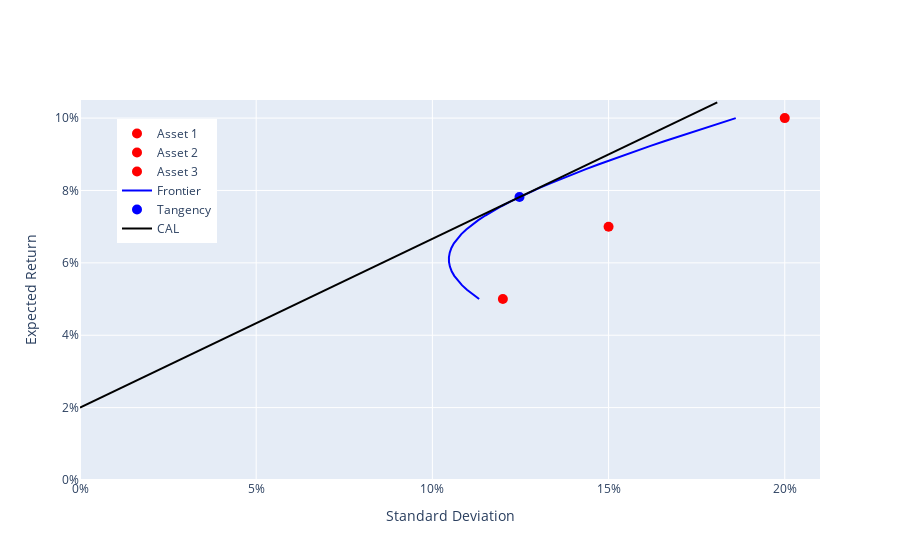

Write notebook code for a chart like this one.
### Code cell
##### Plot portfolios in expected return-stdev space
fig = go.Figure()  

# Plot assets
for i in np.arange(len(mns)):
    trace = go.Scatter(x=[sds[i]], y=[mns[i]], mode="markers", hovertemplate="Asset "+str(i+1),marker=dict(size=10, color="red"), name="Asset "+str(i+1)) 
    fig.add_trace(trace)

# Plot frontier
string = "<br>"
string += "Asset 1: %{customdata[0]:.1%}<br>"
string += "Asset 2: %{customdata[1]:.1%}<br>"
string += "Asset 3: %{customdata[2]:.1%}<br>"
string += "<extra></extra>"
trace0 = go.Scatter(x=sd_frontier, y=mn_frontier, mode="lines", customdata=wgts_frontier, hovertemplate=string, marker=dict(size=10, color="blue"), name="Frontier")       
fig.add_trace(trace0)

# Plot tangency
string = "<br>Tangency Portfolio:<br>"
string += "Asset 1: %{customdata[0]:.1%}<br>"
string += "Asset 2: %{customdata[1]:.1%}<br>"
string += "Asset 3: %{customdata[2]:.1%}<br>"
string += "<extra></extra>"
trace1 = go.Scatter(x=[sdTang], y=[mnTang], mode="markers", customdata=[wgts_tangency], hovertemplate=string, marker=dict(size=10, color="blue"), name="Tangency")   
fig.add_trace(trace1)

# Plot CAL
string = "<br>"
string += "Weight in Tangency: %{customdata:.1%}<br>"
string += "Weight in Risk-free:  %{text:.1%}<br>"
string += "<extra></extra>"
trace2 = go.Scatter(x=sd_cal, y=mn_cal, mode="lines", text = 1-wgt_cal,customdata=wgt_cal, hovertemplate=string, marker=dict(size=10, color="black"), name="CAL")       
fig.add_trace(trace2)

fig.layout.xaxis["title"] = "Standard Deviation"
fig.layout.yaxis["title"] = "Expected Return"
fig.update_xaxes(range=[0, 1.05 * sds.max()])
fig.update_yaxes(range=[0, 1.05 * mns.max()])
fig.update_yaxes(tickformat=".0%")
fig.update_xaxes(tickformat=".0%")
fig.update_layout(legend=dict(yanchor="top", y =0.95, xanchor="left", x=0.05))
fig.show()

### Figure 1 — Plotly figure (JSON) as saved in the notebook; plotly's stock layout.template omitted (floating-point values rounded to 4 significant figures)
{"data": [{"hovertemplate": "Asset 1", "marker": {"color": "red", "size": 10}, "mode": "markers", "name": "Asset 1", "type": "scatter", "x": [0.2], "y": [0.1]}, {"hovertemplate": "Asset 2", "marker": {"color": "red", "size": 10}, "mode": "markers", "name": "Asset 2", "type": "scatter", "x": [0.12], "y": [0.05]}, {"hovertemplate": "Asset 3", "marker": {"color": "red", "size": 10}, "mode": "markers", "name": "Asset 3", "type": "scatter", "x": [0.15], "y": [0.07]}, {"customdata": [[-0.1026, 0.8461, 0.2565], [-0.07919, 0.8171, 0.2621], [-0.05579, 0.7881, 0.2677], [-0.03238, 0.7591, 0.2733], [-0.008975, 0.7301, 0.2788], [0.01443, 0.7011, 0.2844], [0.03784, 0.6721, 0.29], [0.06124, 0.6431, 0.2956], [0.08465, 0.6142, 0.3012], [0.1081, 0.5852, 0.3068], [0.1315, 0.5562, 0.3124], [0.1549, 0.5272, 0.318], [0.1783, 0.4982, 0.3236], [0.2017, 0.4692, 0.3291], [0.2251, 0.4402, 0.3347], [0.2485, 0.4112, 0.3403], [0.2719, 0.3822, 0.3459], [0.2953, 0.3532, 0.3515], [0.3187, 0.3242, 0.3571], [0.3421, 0.2952, 0.3627], [0.3655, 0.2662, 0.3683], [0.3889, 0.2372, 0.3738], [0.4123, 0.2082, 0.3794], [0.4357, 0.1792, 0.385], [0.4591, 0.1502, 0.3906], [0.4825, 0.1213, 0.3962], [0.506, 0.09226, 0.4018], [0.5294, 0.06327, 0.4074], [0.5528, 0.03427, 0.413], [0.5762, 0.005279, 0.4186], [0.5996, -0.02372, 0.4241], [0.623, -0.05271, 0.4297], [0.6464, -0.0817, 0.4353], [0.6698, -0.1107, 0.4409], [0.6932, -0.1397, 0.4465], [0.7166, -0.1687, 0.4521], [0.74, -0.1977, 0.4577], [0.7634, -0.2267, 0.4633], [0.7868, -0.2557, 0.4688], [0.8102, -0.2847, 0.4744]], "hovertemplate": "<br>Asset 1: %{customdata[0]:.1%}<br>Asset 2: %{customdata[1]:.1%}<br>Asset 3: %{customdata[2]:.1%}<br><extra></extra>", "marker": {"color": "blue", "size": 10}, "mode": "lines", "name": "Frontier", "type": "scatter", "x": [0.1133, 0.1114, 0.1098, 0.1084, 0.1072, 0.1062, 0.1055, 0.105, 0.1047, 0.1047, 0.1049, 0.1054, 0.1061, 0.107, 0.1082, 0.1096, 0.1112, 0.113, 0.115, 0.1172, 0.1196, 0.1221, 0.1248, 0.1276, 0.1306, 0.1336, 0.1368, 0.1402, 0.1436, 0.1471, 0.1507, 0.1543, 0.1581, 0.1619, 0.1658, 0.1698, 0.1738, 0.1778, 0.1819, 0.1861], "y": [0.05, 0.05128, 0.05256, 0.05385, 0.05513, 0.05641, 0.05769, 0.05897, 0.06026, 0.06154, 0.06282, 0.0641, 0.06538, 0.06667, 0.06795, 0.06923, 0.07051, 0.07179, 0.07308, 0.07436, 0.07564, 0.07692, 0.07821, 0.07949, 0.08077, 0.08205, 0.08333, 0.08462, 0.0859, 0.08718, 0.08846, 0.08974, 0.09103, 0.09231, 0.09359, 0.09487, 0.09615, 0.09744, 0.09872, 0.1]}, {"customdata": [[0.4118, 0.2089, 0.3793]], "hovertemplate": "<br>Tangency Portfolio:<br>Asset 1: %{customdata[0]:.1%}<br>Asset 2: %{customdata[1]:.1%}<br>Asset 3: %{customdata[2]:.1%}<br><extra></extra>", "marker": {"color": "blue", "size": 10}, "mode": "markers", "name": "Tangency", "type": "scatter", "x": [0.1247], "y": [0.07818]}, {"customdata": [0, 0.05, 0.1, 0.15, 0.2, 0.25, 0.3, 0.35, 0.4, 0.45, 0.5, 0.55, 0.6, 0.65, 0.7, 0.75, 0.8, 0.85, 0.9, 0.95, 1, 1.05, 1.1, 1.15, 1.2, 1.25, 1.3, 1.35, 1.4, 1.45], "hovertemplate": "<br>Weight in Tangency: %{customdata:.1%}<br>Weight in Risk-free:  %{text:.1%}<br><extra></extra>", "marker": {"color": "black", "size": 10}, "mode": "lines", "name": "CAL", "text": [1, 0.95, 0.9, 0.85, 0.8, 0.75, 0.7, 0.65, 0.6, 0.55, 0.5, 0.45, 0.4, 0.35, 0.3, 0.25, 0.2, 0.15, 0.1, 0.05, 0, -0.05, -0.1, -0.15, -0.2, -0.25, -0.3, -0.35, -0.4, -0.45], "type": "scatter", "x": [0, 0.006236, 0.01247, 0.01871, 0.02494, 0.03118, 0.03742, 0.04365, 0.04989, 0.05612, 0.06236, 0.0686, 0.07483, 0.08107, 0.0873, 0.09354, 0.09978, 0.106, 0.1122, 0.1185, 0.1247, 0.131, 0.1372, 0.1434, 0.1497, 0.1559, 0.1621, 0.1684, 0.1746, 0.1808], "y": [0.02, 0.02291, 0.02582, 0.02873, 0.03164, 0.03454, 0.03745, 0.04036, 0.04327, 0.04618, 0.04909, 0.052, 0.05491, 0.05781, 0.06072, 0.06363, 0.06654, 0.06945, 0.07236, 0.07527, 0.07818, 0.08109, 0.08399, 0.0869, 0.08981, 0.09272, 0.09563, 0.09854, 0.1014, 0.1044]}], "layout": {"legend": {"x": 0.05, "xanchor": "left", "y": 0.95, "yanchor": "top"}, "xaxis": {"range": [0, 0.21], "tickformat": ".0%", "title": {"text": "Standard Deviation"}}, "yaxis": {"range": [0, 0.105], "tickformat": ".0%", "title": {"text": "Expected Return"}}}}
